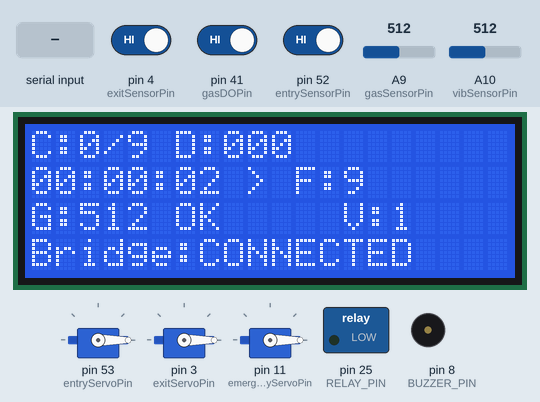
Simulated run of this sketch. Board: Arduino Mega 2560, built with avr-gcc and run on an emulated ATmega2560. On the bench: 3 × servo, 20×4 character LCD, switched loads named in the sketch (green lamp = pin HIGH), buzzer (waves = sounding). The inputs (shaded band) are chosen by the test bench; at power-on: A10 (vibSensorPin) = 512, pin 41 (gasDOPin) HIGH, pin 52 (entrySensorPin) HIGH, pin 4 (exitSensorPin) HIGH, A9 (gasSensorPin) = 512.

Above: at 2.2 s.
At 3.2 s:
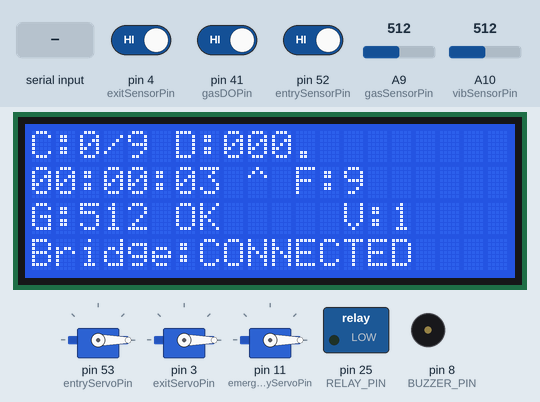
3.3 s: A10 (vibSensorPin) set to 900
At 4.8 s:
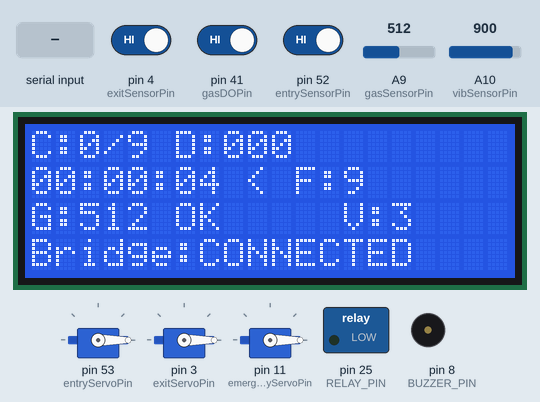
6.3 s: "OPEN_SECURITY\n" received over the second serial link
9.0 s: pin 41 (gasDOPin) driven LOW
11.5 s: "CLOSE_SECURITY\n" received over the second serial link
At 11.68 s:
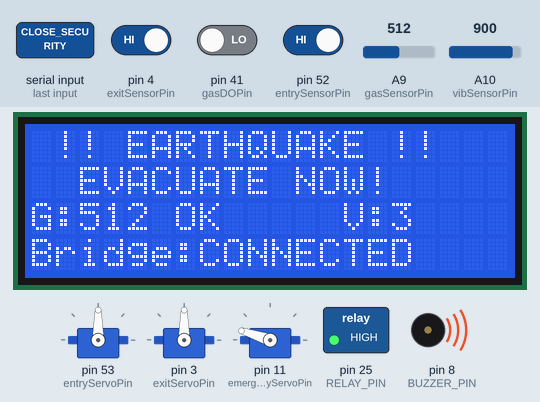
16.6 s: pin 41 (gasDOPin) driven HIGH
At 18.7 s:
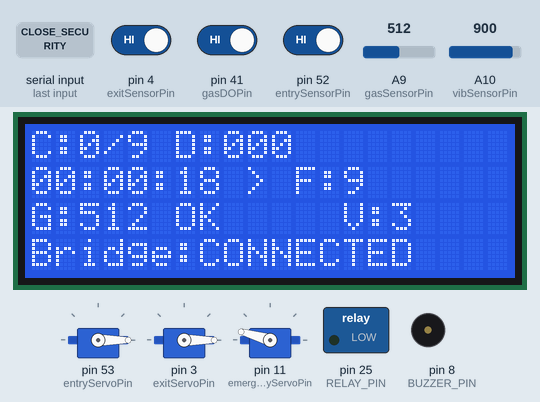
19.4 s: pin 52 (entrySensorPin) driven LOW
At 23.6 s:
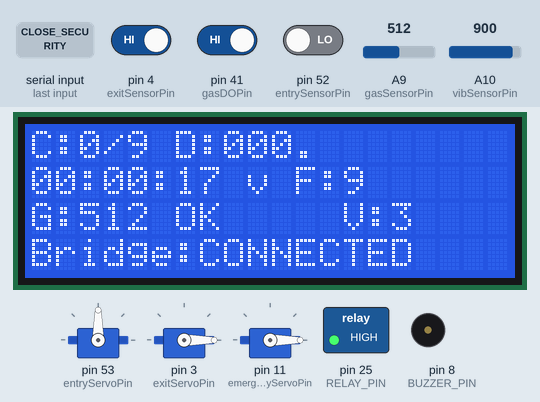
Timing chart, 0 to 27.3 s (numbered marks = the images above; inputs shaded):
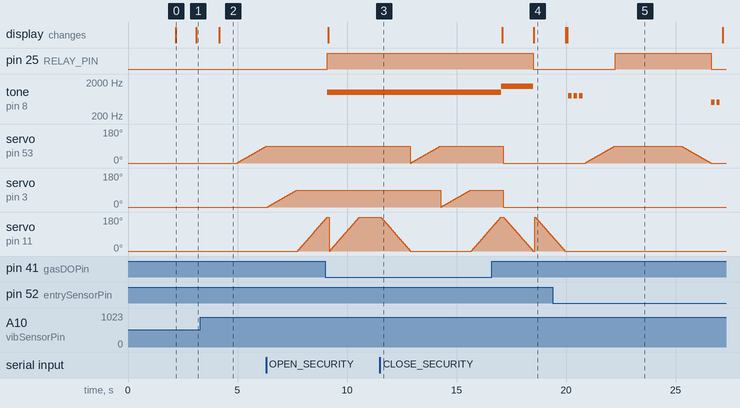

The sketch:

Mega2560_Main_v5.0.ino
```cpp
/* =============================================
 *  Smart Parking + Safety System  v5.0
 *  Board : Arduino Mega + WiFi R3
 *  LCD   : I2C 0x27  (SDA=20 , SCL=21)
 *  Bridge: Serial1 (Pin 18/19) ← Uno ← PC ← Firebase
 *  Baud  : 9600
 *
 *  === PIN MAP ===
 *  ENTRY_SENSOR  52       EXIT_SENSOR   4
 *  ENTRY_SERVO   53       EXIT_SERVO    3
 *  EMERGENCY_SERVO 11     GAS_SENSOR    A9
 *  GAS_DO        41       VIB_SENSOR    A10
 *  RELAY_PIN     25       BUZZER_PIN    8
 * ============================================= */

#include <Servo.h>
#include <Wire.h>
#include <LiquidCrystal_I2C.h>

// ===== السيرفوات =====
Servo entryServo;
Servo exitServo;
Servo emergencyServo;

const int entryServoPin = 53;
const int exitServoPin = 3;
const int emergencyServoPin = 11;

// ===== الحساسات =====
const int entrySensorPin = 52;
const int exitSensorPin = 4;
const int gasSensorPin = A9;
const int gasDOPin = 41;
const int vibSensorPin = A10;

// ===== الريليه والبازار =====
const int RELAY_PIN = 25;
const int BUZZER_PIN = 8;

// ===== الشاشة =====
LiquidCrystal_I2C lcd(0x27, 20, 4);

// ===== متغيرات العداد =====
int vehicleCount = 0;
const int maxCapacity = 9;
int entryMoveCount = 0;
int exitMoveCount = 0;
bool entryNeedsRest = false;
bool exitNeedsRest = false;

// ===== منع التكرار =====
unsigned long lastEntryTime = 0;
unsigned long lastExitTime = 0;
const int debounceDelay = 2000;

// ===== الوقت =====
unsigned long startTime = 0;
int lastSec = -1;

// ===== الغاز =====
float smoothGas = 0.0;
unsigned long gasStableStart = 0;
bool gasAlarm = false;
int gasDOState = HIGH;
const int GAS_THRESHOLD = 400;

// ===== الاهتزاز =====
float smoothVib = 0.0;
unsigned long vibStableStart = 0;
int vibLevel = 0;
bool vibAlarm = false;
unsigned long vibDoorOpenTime = 0;
unsigned long vibCooldownEnd = 0;
bool vibInCooldown = false;
const unsigned long VIB_OPEN_MS = 10000;
const unsigned long VIB_COOLDOWN_MS = 5000;

// ===== الطوارئ =====
bool wasGasAlarm = false;

// ===== عرض مضاد للرمش =====
String prevLine0 = "";
String prevLine1 = "";
String prevLine2 = "";
String prevLine3 = "";

// ===== Serial Bridge (جديد) =====
unsigned long lastSendTime = 0;
const unsigned long SEND_INTERVAL = 1000;
String bridgeStatus = "CONNECTED";
unsigned long bridgeTimeout = 0;
String incomingCommand = "";

// =================== SETUP ===================
void setup()
{
  // Serial Bridge (جديد)
  Serial1.begin(9600);
  bridgeStatus = "CONNECTED";
  bridgeTimeout = millis();

  entryServo.attach(entryServoPin);
  exitServo.attach(exitServoPin);
  emergencyServo.attach(emergencyServoPin);
  entryServo.write(0);
  exitServo.write(0);
  emergencyServo.write(0);

  pinMode(entrySensorPin, INPUT);
  pinMode(exitSensorPin, INPUT);
  pinMode(gasSensorPin, INPUT);
  pinMode(gasDOPin, INPUT);
  pinMode(vibSensorPin, INPUT);

  pinMode(RELAY_PIN, OUTPUT);
  pinMode(BUZZER_PIN, OUTPUT);
  digitalWrite(RELAY_PIN, LOW);
  noTone(BUZZER_PIN);

  lcd.init();
  lcd.backlight();
  lcd.clear();

  startTime = millis();
  smoothGas = (float)analogRead(gasSensorPin);
  smoothVib = (float)analogRead(vibSensorPin);

  lcd.setCursor(3, 0);
  lcd.print("Smart Parking");
  lcd.setCursor(2, 1);
  lcd.print("+ Safety System");
  delay(2000);
  lcd.clear();
}

// =================== LOOP ===================
void loop()
{
  unsigned long currentTime = millis();

  // (جديد) استقبال أوامر من البايثون عبر Uno
  checkSerialCommands();

  readGasSensor();
  readVibrationSensor();

  bool anyAlarm = gasAlarm;

  handleVibration();
  handleGasAlarm(anyAlarm);

  int secs = (currentTime - startTime) / 1000;
  if (secs != lastSec)
  {
    lastSec = secs;
    if (!anyAlarm && !vibAlarm && !vibDoorOpenTime)
      updateDisplay(currentTime);
  }

  if (!anyAlarm && !vibAlarm && !vibDoorOpenTime)
  {
    int entryValue = digitalRead(entrySensorPin);
    int exitValue = digitalRead(exitSensorPin);

    if (entryValue == LOW && (currentTime - lastEntryTime) > debounceDelay)
    {
      handleEntry();
      lastEntryTime = currentTime;
    }

    if (exitValue == LOW && (currentTime - lastExitTime) > debounceDelay)
    {
      handleExit();
      lastExitTime = currentTime;
    }

    checkServoRest();
  }

  // (جديد) إرسال البيانات للبايثون عبر Uno
  sendDataToBridge();

  delay(50);
}

// =================== Serial Bridge (جديد) ===================

void checkSerialCommands()
{
  while (Serial1.available())
  {
    char c = Serial1.read();
    if (c == '\n')
    {
      incomingCommand.trim();

      // أرسل تأكيد الاستقبال فوراً (قبل أي delay)
      if (incomingCommand.length() > 0 && !incomingCommand.startsWith("SYSTEM:"))
      {
        Serial1.println("CMD:OK:" + incomingCommand);
      }

      if (incomingCommand == "OPEN_ENTRY")
      {
        if (!gasAlarm && !vibAlarm && !vibDoorOpenTime)
        {
          if (vehicleCount < maxCapacity && !entryNeedsRest)
          {
            Serial1.println("CMD:RUN:OPEN_ENTRY");
            handleEntry();
          }
          else if (vehicleCount >= maxCapacity)
          {
            Serial1.println("CMD:FAIL:PARK_FULL");
            printLine(0, "   PARK FULL!     ");
            printLine(1, "   Can't Enter    ");
            delay(2000);
            updateDisplay(millis());
          }
        }
        else
        {
          Serial1.println("CMD:FAIL:ALARM_ACTIVE");
        }
      }
      else if (incomingCommand == "OPEN_EXIT")
      {
        if (!gasAlarm && !vibAlarm && !vibDoorOpenTime)
        {
          if (vehicleCount > 0 && !exitNeedsRest)
          {
            Serial1.println("CMD:RUN:OPEN_EXIT");
            handleExit();
          }
        }
        else
        {
          Serial1.println("CMD:FAIL:ALARM_ACTIVE");
        }
      }
      else if (incomingCommand == "OPEN_SECURITY")
      {
        Serial1.println("CMD:RUN:OPEN_SECURITY");
        for (int a = 0; a <= 180; a += 2) { emergencyServo.write(a); delay(15); }
      }
      else if (incomingCommand == "CLOSE_SECURITY")
      {
        Serial1.println("CMD:RUN:CLOSE_SECURITY");
        for (int a = 180; a >= 0; a -= 2) { emergencyServo.write(a); delay(15); }
      }
      else if (incomingCommand == "LIGHT_ON")
      {
        Serial1.println("CMD:RUN:LIGHT_ON");
        digitalWrite(RELAY_PIN, HIGH);
      }
      else if (incomingCommand == "LIGHT_OFF")
      {
        Serial1.println("CMD:RUN:LIGHT_OFF");
        digitalWrite(RELAY_PIN, LOW);
      }
      else if (incomingCommand == "BUZZER_ON")
      {
        Serial1.println("CMD:RUN:BUZZER_ON");
        tone(BUZZER_PIN, 1000);
      }
      else if (incomingCommand == "BUZZER_OFF")
      {
        Serial1.println("CMD:RUN:BUZZER_OFF");
        noTone(BUZZER_PIN);
      }
      else if (incomingCommand.startsWith("SYSTEM:READY"))
      {
        bridgeStatus = "CONNECTED";
        bridgeTimeout = millis();
      }

      incomingCommand = "";
    }
    else
    {
      incomingCommand += c;
    }
  }
}

void sendDataToBridge()
{
  if (millis() - lastSendTime < SEND_INTERVAL) return;
  lastSendTime = millis();

  // تحقق من حالة الاتصال
  if (bridgeStatus == "CONNECTED" && millis() - bridgeTimeout > 30000)
    bridgeStatus = "DISCONNECTED";

  // بروتوكول: KEY:VALUE|KEY:VALUE|...
  String data = "CAR:" + String(vehicleCount)
    + "|MAX:" + String(maxCapacity)
    + "|GAS:" + String((int)smoothGas)
    + "|GA:" + String(gasAlarm ? 1 : 0)
    + "|GD:" + String((gasDOState == LOW) ? 1 : 0)
    + "|VA:" + String(vibAlarm ? 1 : 0)
    + "|VL:" + String(vibLevel)
    + "|EG:" + String((entryServo.read() > 45) ? 1 : 0)
    + "|XG:" + String((exitServo.read() > 45) ? 1 : 0)
    + "|SD:" + String((emergencyServo.read() > 90) ? 1 : 0)
    + "|RL:" + String(digitalRead(RELAY_PIN) ? 1 : 0);

  Serial1.println(data);
}

// =================== الغاز (بدون تغيير) ===================

void readGasSensor()
{
  int gasRaw = analogRead(gasSensorPin);
  gasDOState = digitalRead(gasDOPin);
  smoothGas = smoothGas * 0.9 + gasRaw * 0.1;

  bool gasNow = (smoothGas > GAS_THRESHOLD) && (gasDOState == LOW);

  if (gasNow)
  {
    if (gasStableStart == 0)
      gasStableStart = millis();
    else if (millis() - gasStableStart >= 1000)
      gasAlarm = true;
  }
  else
  {
    gasStableStart = 0;
    gasAlarm = false;
  }
}

// =================== الاهتزاز (بدون تغيير) ===================

void readVibrationSensor()
{
  if (vibInCooldown)
  {
    if (millis() >= vibCooldownEnd)
    {
      vibInCooldown = false;
      vibLevel = 0;
    }
    return;
  }

  if (vibDoorOpenTime > 0) return;

  int raw = analogRead(vibSensorPin);
  smoothVib = smoothVib * 0.9 + raw * 0.1;

  if      (smoothVib >= 800) vibLevel = 3;
  else if (smoothVib >= 600) vibLevel = 2;
  else if (smoothVib >= 400) vibLevel = 1;
  else                      vibLevel = 0;

  if (vibLevel >= 3)
  {
    if (vibStableStart == 0)
      vibStableStart = millis();
    else if (millis() - vibStableStart >= 1000)
      vibAlarm = true;
  }
  else
  {
    vibStableStart = 0;
    vibAlarm = false;
  }
}

void handleVibration()
{
  if (vibAlarm)
  {
    vibAlarm = false;
    vibStableStart = 0;
    vibDoorOpenTime = millis();

    // فتح الأبواب الثلاثة
    for (int a = 0; a <= 90; a += 2) { entryServo.write(a); delay(30); }
    for (int a = 0; a <= 90; a += 2) { exitServo.write(a); delay(30); }
    for (int a = 0; a <= 180; a += 2) { emergencyServo.write(a); delay(15); }

    // ريليه + بازار
    digitalWrite(RELAY_PIN, HIGH);
    tone(BUZZER_PIN, 1000);

    printLine(0, " !! EARTHQUAKE !!");
    printLine(1, "  EVACUATE NOW!  ");
  }

  // بعد 10 ثواني سكر الكل
  if (vibDoorOpenTime > 0 && millis() - vibDoorOpenTime >= VIB_OPEN_MS)
  {
    vibDoorOpenTime = 0;

    // إغلاق الأبواب الثلاثة
    entryServo.write(0);
    exitServo.write(0);
    for (int a = 180; a >= 0; a -= 2) { emergencyServo.write(a); delay(15); }

    // طفي الكل
    digitalWrite(RELAY_PIN, LOW);
    noTone(BUZZER_PIN);

    entryMoveCount = 0;
    exitMoveCount = 0;
    entryNeedsRest = false;
    exitNeedsRest = false;

    vibInCooldown = true;
    vibCooldownEnd = millis() + VIB_COOLDOWN_MS;

    updateDisplay(millis());
  }
}

// =================== إنذار الغاز (بدون تغيير) ===================

void handleGasAlarm(bool active)
{
  if (active)
  {
    wasGasAlarm = true;

    // فتح الأبواب الثلاثة
    for (int a = 0; a <= 90; a += 2) { entryServo.write(a); delay(30); }
    for (int a = 0; a <= 90; a += 2) { exitServo.write(a); delay(30); }
    for (int a = 0; a <= 180; a += 2) { emergencyServo.write(a); delay(15); }

    // ريليه + بازار
    digitalWrite(RELAY_PIN, HIGH);
    tone(BUZZER_PIN, 1500);

    printLine(0, "  !! GAS LEAK !!");
    printLine(1, "Lv:" + String((int)smoothGas) + " EVACUATE!");
  }
  else if (wasGasAlarm)
  {
    wasGasAlarm = false;

    // إغلاق الأبواب الثلاثة
    entryServo.write(0);
    exitServo.write(0);
    for (int a = 180; a >= 0; a -= 2) { emergencyServo.write(a); delay(15); }

    // طفي الكل
    digitalWrite(RELAY_PIN, LOW);
    noTone(BUZZER_PIN);

    entryMoveCount = 0;
    exitMoveCount = 0;
    entryNeedsRest = false;
    exitNeedsRest = false;
    updateDisplay(millis());
  }
}

// =================== الدخول (بدون تغيير) ===================

void handleEntry()
{
  if (entryNeedsRest) return;

  if (vehicleCount < maxCapacity)
  {
    vehicleCount++;
    entryMoveCount++;

    // تنبيه
    for (int i = 0; i < 3; i++) { tone(BUZZER_PIN, 800); delay(150); noTone(BUZZER_PIN); delay(100); }

    // فتح
    for (int a = 0; a <= 90; a += 2) { entryServo.write(a); delay(30); }
    digitalWrite(RELAY_PIN, HIGH);
    delay(3000);

    // إغلاق
    for (int a = 90; a >= 0; a -= 2) { entryServo.write(a); delay(30); }
    digitalWrite(RELAY_PIN, LOW);

    // تأكيد
    for (int i = 0; i < 2; i++) { tone(BUZZER_PIN, 500); delay(150); noTone(BUZZER_PIN); delay(100); }

    updateDisplay(millis());
  }
  else
  {
    printLine(0, "   PARK FULL!     ");
    printLine(1, "   Can't Enter    ");
    delay(2000);
    updateDisplay(millis());
  }
}

// =================== الخروج (بدون تغيير) ===================

void handleExit()
{
  if (exitNeedsRest) return;

  if (vehicleCount > 0)
  {
    vehicleCount--;
    exitMoveCount++;

    // تنبيه
    for (int i = 0; i < 3; i++) { tone(BUZZER_PIN, 800); delay(150); noTone(BUZZER_PIN); delay(100); }

    // فتح
    for (int a = 0; a <= 90; a += 2) { exitServo.write(a); delay(30); }
    digitalWrite(RELAY_PIN, HIGH);
    delay(3000);

    // إغلاق
    for (int a = 90; a >= 0; a -= 2) { exitServo.write(a); delay(30); }
    digitalWrite(RELAY_PIN, LOW);

    // تأكيد
    for (int i = 0; i < 2; i++) { tone(BUZZER_PIN, 500); delay(150); noTone(BUZZER_PIN); delay(100); }

    updateDisplay(millis());
  }
}

// =================== راحة السيرفوات (بدون تغيير) ===================

void checkServoRest()
{
  if (entryMoveCount >= 5) entryNeedsRest = true;
  if (exitMoveCount >= 5) exitNeedsRest = true;

  if (entryNeedsRest || exitNeedsRest)
  {
    printLine(0, " System Cooling   ");
    printLine(1, " Please wait...   ");
    delay(10000);
    entryNeedsRest = false;
    exitNeedsRest = false;
    entryMoveCount = 0;
    exitMoveCount = 0;
    updateDisplay(millis());
  }
}

// =================== العرض (بدون تغيير) ===================

void printLine(int row, String text)
{
  String *prev = NULL;
  if (row == 0) prev = &prevLine0;
  else if (row == 1) prev = &prevLine1;
  else if (row == 2) prev = &prevLine2;
  else if (row == 3) prev = &prevLine3;

  if (prev && text != *prev)
  {
    while (text.length() < 20) text += ' ';
    lcd.setCursor(0, row);
    lcd.print(text);
    *prev = text;
  }
}

void updateDisplay(unsigned long currentTime)
{
  unsigned long elapsed = currentTime - startTime;

  int days = elapsed / 86400000;
  int hours = (elapsed % 86400000) / 3600000;
  int mins = (elapsed % 3600000) / 60000;
  int secs = (elapsed % 60000) / 1000;

  // السطر 0: عدد السيارات + الوقت (الأيام)
  String line0 = "C:";
  line0 += String(vehicleCount);
  line0 += "/";
  line0 += String(maxCapacity);
  line0 += " D:";
  if (days < 100) line0 += "0";
  if (days < 10) line0 += "0";
  line0 += String(days);
  line0 += (secs % 2 == 0) ? " " : ".";

  // السطر 1: الساعة + الرسوم المتحركة + الأماكن الفارغة
  String line1 = "";
  if (hours < 10) line1 += "0";
  line1 += String(hours);
  line1 += ":";
  if (mins < 10) line1 += "0";
  line1 += String(mins);
  line1 += ":";
  if (secs < 10) line1 += "0";
  line1 += String(secs);

  if (secs % 4 == 0) line1 += " <";
  else if (secs % 4 == 1) line1 += " v";
  else if (secs % 4 == 2) line1 += " >";
  else line1 += " ^";

  line1 += " F:";
  line1 += String(maxCapacity - vehicleCount);

  // السطر 2: حالة الغاز والاهتزاز
  String line2 = "G:";
  line2 += String((int)smoothGas);
  if (gasAlarm) line2 += " ALARM";
  else line2 += " OK    ";
  line2 += " V:";
  line2 += String(vibLevel);

  // السطر 3: حالة الاتصال
  String line3 = "Bridge:";
  line3 += bridgeStatus;

  printLine(0, line0);
  printLine(1, line1);
  printLine(2, line2);
  printLine(3, line3);
}
```

Measured:
- after the input at 3.3 s, servo on pin 53 (entryServoPin): moves from 0° to 88° over 1.3 s, starting after 1.7 s
- after the input at 11.5 s, tone on pin 8 (BUZZER_PIN): stays 1000 Hz (without the input it goes to 1500 Hz after 4.2 s)
- after the input at 16.6 s, servo on pin 53 (entryServoPin): goes on until 17.1 s, then stays 0°; the display: first differs from a run without the input after 1.9 s (image 4)
- after the input at 19.4 s, pin 25 (RELAY_PIN): LOW → HIGH after 2.8 s, → LOW 4.4 s later; tone on pin 8 (BUZZER_PIN): plays 800 Hz for 0.15 s, 800 Hz for 0.15 s, 800 Hz for 0.15 s, 500 Hz for 0.15 s, 500 Hz for 0.15 s, starting after 0.71 s; servo on pin 3 (exitServoPin): stays 0° (without the input it goes to 2° after 6.6 s)
- what the display in image 0 shows lasts 0.9 s, from 2.2 s to 3.1 s
